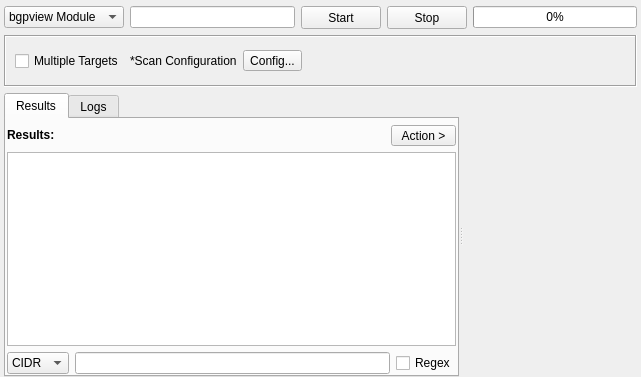
<?xml version="1.0" encoding="UTF-8"?>
<ui version="4.0">
 <class>CIDREnum</class>
 <widget class="QWidget" name="CIDREnum">
  <property name="geometry">
   <rect>
    <x>0</x>
    <y>0</y>
    <width>641</width>
    <height>377</height>
   </rect>
  </property>
  <property name="windowTitle">
   <string>CIDR Tool</string>
  </property>
  <layout class="QVBoxLayout" name="verticalLayout_3">
   <property name="leftMargin">
    <number>4</number>
   </property>
   <property name="topMargin">
    <number>6</number>
   </property>
   <property name="rightMargin">
    <number>4</number>
   </property>
   <property name="bottomMargin">
    <number>0</number>
   </property>
   <item>
    <layout class="QHBoxLayout" name="horizontalLayout_2">
     <item>
      <widget class="QComboBox" name="comboBoxEngine">
       <property name="minimumSize">
        <size>
         <width>0</width>
         <height>0</height>
        </size>
       </property>
       <item>
        <property name="text">
         <string>bgpview Module</string>
        </property>
       </item>
      </widget>
     </item>
     <item>
      <widget class="QLineEdit" name="lineEditTarget"/>
     </item>
     <item>
      <widget class="QPushButton" name="buttonStart">
       <property name="minimumSize">
        <size>
         <width>75</width>
         <height>23</height>
        </size>
       </property>
       <property name="text">
        <string>Start</string>
       </property>
      </widget>
     </item>
     <item>
      <widget class="QPushButton" name="buttonStop">
       <property name="minimumSize">
        <size>
         <width>75</width>
         <height>23</height>
        </size>
       </property>
       <property name="text">
        <string>Stop</string>
       </property>
      </widget>
     </item>
     <item>
      <widget class="QProgressBar" name="progressBar">
       <property name="value">
        <number>0</number>
       </property>
      </widget>
     </item>
    </layout>
   </item>
   <item>
    <widget class="QFrame" name="frame">
     <property name="frameShape">
      <enum>QFrame::Box</enum>
     </property>
     <property name="frameShadow">
      <enum>QFrame::Sunken</enum>
     </property>
     <layout class="QHBoxLayout" name="horizontalLayout">
      <item>
       <widget class="QCheckBox" name="checkBoxMultipleTargets">
        <property name="text">
         <string>Multiple Targets</string>
        </property>
       </widget>
      </item>
      <item>
       <widget class="QLabel" name="label_2">
        <property name="text">
         <string>*Scan Configuration</string>
        </property>
       </widget>
      </item>
      <item>
       <widget class="QToolButton" name="buttonConfig">
        <property name="text">
         <string>Config...</string>
        </property>
       </widget>
      </item>
      <item>
       <spacer name="horizontalSpacer">
        <property name="orientation">
         <enum>Qt::Horizontal</enum>
        </property>
        <property name="sizeHint" stdset="0">
         <size>
          <width>40</width>
          <height>20</height>
         </size>
        </property>
       </spacer>
      </item>
     </layout>
    </widget>
   </item>
   <item>
    <widget class="QSplitter" name="splitter">
     <property name="orientation">
      <enum>Qt::Horizontal</enum>
     </property>
     <widget class="QTabWidget" name="tabWidget">
      <property name="currentIndex">
       <number>0</number>
      </property>
      <widget class="QWidget" name="tabResults">
       <attribute name="title">
        <string>Results</string>
       </attribute>
       <layout class="QVBoxLayout" name="verticalLayout">
        <property name="leftMargin">
         <number>1</number>
        </property>
        <property name="topMargin">
         <number>6</number>
        </property>
        <property name="rightMargin">
         <number>1</number>
        </property>
        <property name="bottomMargin">
         <number>1</number>
        </property>
        <item>
         <layout class="QHBoxLayout" name="horizontalLayout_3">
          <item>
           <widget class="QLabel" name="label_3">
            <property name="sizePolicy">
             <sizepolicy hsizetype="Maximum" vsizetype="Maximum">
              <horstretch>0</horstretch>
              <verstretch>0</verstretch>
             </sizepolicy>
            </property>
            <property name="font">
             <font>
              <weight>75</weight>
              <bold>true</bold>
             </font>
            </property>
            <property name="text">
             <string>Results:</string>
            </property>
           </widget>
          </item>
          <item>
           <widget class="QLabel" name="labelResultsCount">
            <property name="sizePolicy">
             <sizepolicy hsizetype="Preferred" vsizetype="Preferred">
              <horstretch>0</horstretch>
              <verstretch>0</verstretch>
             </sizepolicy>
            </property>
            <property name="text">
             <string/>
            </property>
           </widget>
          </item>
          <item>
           <widget class="QToolButton" name="buttonAction">
            <property name="minimumSize">
             <size>
              <width>65</width>
              <height>20</height>
             </size>
            </property>
            <property name="text">
             <string>Action &gt;</string>
            </property>
           </widget>
          </item>
         </layout>
        </item>
        <item>
         <widget class="QTreeView" name="treeViewResults">
          <property name="font">
           <font>
            <family>MS Shell Dlg 2</family>
            <pointsize>8</pointsize>
           </font>
          </property>
          <property name="contextMenuPolicy">
           <enum>Qt::CustomContextMenu</enum>
          </property>
          <property name="acceptDrops">
           <bool>false</bool>
          </property>
          <property name="alternatingRowColors">
           <bool>true</bool>
          </property>
          <property name="selectionMode">
           <enum>QAbstractItemView::ExtendedSelection</enum>
          </property>
          <property name="selectionBehavior">
           <enum>QAbstractItemView::SelectItems</enum>
          </property>
          <attribute name="headerCascadingSectionResizes">
           <bool>true</bool>
          </attribute>
          <attribute name="headerMinimumSectionSize">
           <number>220</number>
          </attribute>
          <attribute name="headerDefaultSectionSize">
           <number>220</number>
          </attribute>
          <attribute name="headerHighlightSections">
           <bool>true</bool>
          </attribute>
         </widget>
        </item>
        <item>
         <layout class="QHBoxLayout" name="horizontalLayout_4">
          <item>
           <widget class="QComboBox" name="comboBoxFilter">
            <property name="minimumSize">
             <size>
              <width>0</width>
              <height>0</height>
             </size>
            </property>
            <item>
             <property name="text">
              <string>CIDR</string>
             </property>
            </item>
            <item>
             <property name="text">
              <string>Value</string>
             </property>
            </item>
           </widget>
          </item>
          <item>
           <widget class="QLineEdit" name="lineEditFilter"/>
          </item>
          <item>
           <widget class="QCheckBox" name="checkBoxRegex">
            <property name="text">
             <string>Regex</string>
            </property>
           </widget>
          </item>
         </layout>
        </item>
       </layout>
      </widget>
      <widget class="QWidget" name="tabLogs">
       <attribute name="title">
        <string>Logs</string>
       </attribute>
       <layout class="QVBoxLayout" name="verticalLayout_2">
        <property name="leftMargin">
         <number>1</number>
        </property>
        <property name="topMargin">
         <number>2</number>
        </property>
        <property name="rightMargin">
         <number>1</number>
        </property>
        <property name="bottomMargin">
         <number>1</number>
        </property>
        <item>
         <widget class="QPlainTextEdit" name="plainTextEditLogs"/>
        </item>
       </layout>
      </widget>
     </widget>
     <widget class="InputWidget" name="targets" native="true">
      <property name="minimumSize">
       <size>
        <width>0</width>
        <height>150</height>
       </size>
      </property>
     </widget>
    </widget>
   </item>
  </layout>
 </widget>
 <customwidgets>
  <customwidget>
   <class>InputWidget</class>
   <extends>QWidget</extends>
   <header>src/widgets/InputWidget.h</header>
   <container>1</container>
  </customwidget>
 </customwidgets>
 <resources/>
 <connections/>
</ui>
